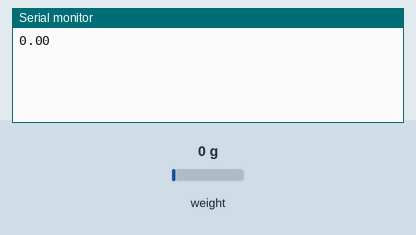
Simulated run of this program. Board: Arduino Uno, built with avr-gcc and run on an emulated ATmega328P. Shown: the last lines printed to the serial monitor. The inputs (shaded band) are chosen by the test bench; at power-on: weight on the scale 0 g.

Above: at 2.2 s.
2.3 s: weight on the scale set to 100 g
At 3.6 s:
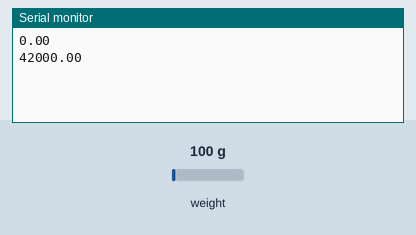
3.8 s: weight on the scale set to 1250 g
At 4.8 s:
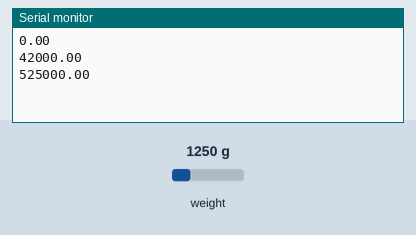
Timing chart, 0 to 6.8 s (numbered marks = the images above; inputs shaded):
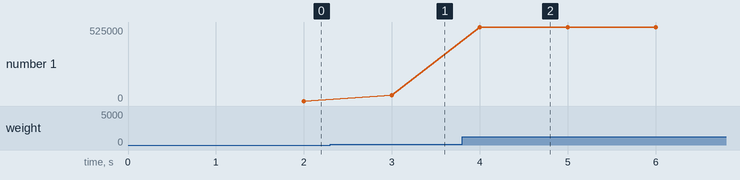

Measured:
- after the input at 2.3 s, the serial monitor: prints a new line after 0.70 s (image 1)
- after the input at 3.8 s, the serial monitor: prints a new line after 0.20 s (image 2)
- plotted number 1: 0 → 42000 after the input at 2.3 s, 42000 → 525000 after the input at 3.8 s

The program:

main.cpp
```cpp
// (licence header left out)
#include <Arduino.h>
#include <HX711.h>


const int LOADCELL_DOUT_PIN = A1;
const int LOADCELL_SCK_PIN = A0;

const float LOADCELL_DIVIDER = 1; // Real weight = Weight read / LOADCELL_DIVIDER

const byte READINGS = 10;

const HX711 loadcell;


void setup() {
    Serial.begin(9600);
    loadcell.begin(LOADCELL_DOUT_PIN, LOADCELL_SCK_PIN);
    loadcell.set_scale(LOADCELL_DIVIDER); // Scale = Weight read / Real weight
    loadcell.tare();
}

void loop() {
    Serial.println(loadcell.get_units(READINGS));
}
```
